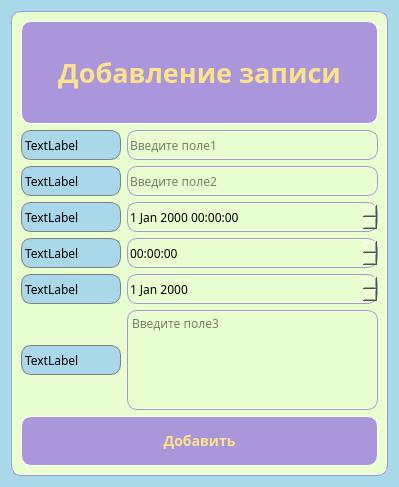
<?xml version="1.0" encoding="UTF-8"?>
<ui version="4.0">
 <class>Dialog</class>
 <widget class="QDialog" name="Dialog">
  <property name="geometry">
   <rect>
    <x>0</x>
    <y>0</y>
    <width>399</width>
    <height>487</height>
   </rect>
  </property>
  <property name="windowTitle">
   <string>Dialog</string>
  </property>
  <property name="styleSheet">
   <string notr="true">background-color: #A8D8EA;
font-family: arial rounded mt bold;</string>
  </property>
  <layout class="QVBoxLayout" name="verticalLayout_2">
   <item>
    <widget class="QFrame" name="frame">
     <property name="styleSheet">
      <string notr="true">background-color: #EAFFD0;
border-radius: 10px;
border: 1px solid #AA96DA;</string>
     </property>
     <property name="frameShape">
      <enum>QFrame::StyledPanel</enum>
     </property>
     <property name="frameShadow">
      <enum>QFrame::Raised</enum>
     </property>
     <layout class="QVBoxLayout" name="verticalLayout">
      <item>
       <widget class="QLabel" name="label_main_name">
        <property name="minimumSize">
         <size>
          <width>300</width>
          <height>100</height>
         </size>
        </property>
        <property name="font">
         <font>
          <family>arial rounded mt 13</family>
          <pointsize>20</pointsize>
          <bold>true</bold>
         </font>
        </property>
        <property name="styleSheet">
         <string notr="true">background-color: #AA96DA;
border-radius: 10px;
color: #FCE38A;
border: 1px solid white;</string>
        </property>
        <property name="text">
         <string>Добавление записи</string>
        </property>
        <property name="alignment">
         <set>Qt::AlignCenter</set>
        </property>
       </widget>
      </item>
      <item>
       <layout class="QHBoxLayout" name="horizontalLayout">
        <item>
         <widget class="QLabel" name="label">
          <property name="minimumSize">
           <size>
            <width>100</width>
            <height>0</height>
           </size>
          </property>
          <property name="styleSheet">
           <string notr="true">background-color: #A8D8EA;
border: 1px solid gray;</string>
          </property>
          <property name="text">
           <string>TextLabel</string>
          </property>
         </widget>
        </item>
        <item>
         <widget class="QLineEdit" name="lineEdit">
          <property name="minimumSize">
           <size>
            <width>0</width>
            <height>30</height>
           </size>
          </property>
          <property name="placeholderText">
           <string>Введите поле1</string>
          </property>
         </widget>
        </item>
       </layout>
      </item>
      <item>
       <layout class="QHBoxLayout" name="horizontalLayout_2">
        <item>
         <widget class="QLabel" name="label_2">
          <property name="minimumSize">
           <size>
            <width>100</width>
            <height>0</height>
           </size>
          </property>
          <property name="styleSheet">
           <string notr="true">background-color: #A8D8EA;
border: 1px solid gray;</string>
          </property>
          <property name="text">
           <string>TextLabel</string>
          </property>
         </widget>
        </item>
        <item>
         <widget class="QLineEdit" name="lineEdit_2">
          <property name="minimumSize">
           <size>
            <width>0</width>
            <height>30</height>
           </size>
          </property>
          <property name="placeholderText">
           <string>Введите поле2</string>
          </property>
         </widget>
        </item>
       </layout>
      </item>
      <item>
       <layout class="QHBoxLayout" name="horizontalLayout_3">
        <item>
         <widget class="QLabel" name="label_3">
          <property name="minimumSize">
           <size>
            <width>100</width>
            <height>0</height>
           </size>
          </property>
          <property name="maximumSize">
           <size>
            <width>100</width>
            <height>16777215</height>
           </size>
          </property>
          <property name="styleSheet">
           <string notr="true">background-color: #A8D8EA;
border: 1px solid gray;</string>
          </property>
          <property name="text">
           <string>TextLabel</string>
          </property>
         </widget>
        </item>
        <item>
         <widget class="QDateTimeEdit" name="dateTimeEdit">
          <property name="minimumSize">
           <size>
            <width>0</width>
            <height>30</height>
           </size>
          </property>
         </widget>
        </item>
       </layout>
      </item>
      <item>
       <layout class="QHBoxLayout" name="horizontalLayout_4">
        <item>
         <widget class="QLabel" name="label_4">
          <property name="minimumSize">
           <size>
            <width>100</width>
            <height>0</height>
           </size>
          </property>
          <property name="maximumSize">
           <size>
            <width>100</width>
            <height>16777215</height>
           </size>
          </property>
          <property name="styleSheet">
           <string notr="true">background-color: #A8D8EA;
border: 1px solid gray;</string>
          </property>
          <property name="text">
           <string>TextLabel</string>
          </property>
         </widget>
        </item>
        <item>
         <widget class="QTimeEdit" name="timeEdit">
          <property name="minimumSize">
           <size>
            <width>0</width>
            <height>30</height>
           </size>
          </property>
         </widget>
        </item>
       </layout>
      </item>
      <item>
       <layout class="QHBoxLayout" name="horizontalLayout_5">
        <item>
         <widget class="QLabel" name="label_5">
          <property name="minimumSize">
           <size>
            <width>100</width>
            <height>0</height>
           </size>
          </property>
          <property name="maximumSize">
           <size>
            <width>100</width>
            <height>16777215</height>
           </size>
          </property>
          <property name="styleSheet">
           <string notr="true">background-color: #A8D8EA;
border: 1px solid gray;</string>
          </property>
          <property name="text">
           <string>TextLabel</string>
          </property>
         </widget>
        </item>
        <item>
         <widget class="QDateEdit" name="dateEdit">
          <property name="minimumSize">
           <size>
            <width>0</width>
            <height>30</height>
           </size>
          </property>
         </widget>
        </item>
       </layout>
      </item>
      <item>
       <layout class="QHBoxLayout" name="horizontalLayout_6">
        <item>
         <widget class="QLabel" name="label_6">
          <property name="minimumSize">
           <size>
            <width>100</width>
            <height>30</height>
           </size>
          </property>
          <property name="maximumSize">
           <size>
            <width>16777215</width>
            <height>30</height>
           </size>
          </property>
          <property name="styleSheet">
           <string notr="true">background-color: #A8D8EA;
border: 1px solid gray;</string>
          </property>
          <property name="text">
           <string>TextLabel</string>
          </property>
         </widget>
        </item>
        <item>
         <widget class="QTextEdit" name="textEdit">
          <property name="minimumSize">
           <size>
            <width>0</width>
            <height>0</height>
           </size>
          </property>
          <property name="maximumSize">
           <size>
            <width>16777215</width>
            <height>100</height>
           </size>
          </property>
          <property name="placeholderText">
           <string>Введите поле3</string>
          </property>
         </widget>
        </item>
       </layout>
      </item>
      <item>
       <widget class="QPushButton" name="btn_new_entry">
        <property name="minimumSize">
         <size>
          <width>0</width>
          <height>50</height>
         </size>
        </property>
        <property name="font">
         <font>
          <family>arial rounded mt 13</family>
          <pointsize>-1</pointsize>
          <bold>true</bold>
         </font>
        </property>
        <property name="styleSheet">
         <string notr="true">QPushButton {
background-color: #AA96DA;
border-radius: 10px;
color: #FCE38A;
font-size: 14px;
border: 1px solid white
}
QPushButton:hover {
background-color: #F38181;
}
QPushButton:pressed {
background-color: #EAFFD0;
}</string>
        </property>
        <property name="text">
         <string>Добавить</string>
        </property>
        <property name="icon">
         <iconset resource="resources.qrc">
          <normaloff>:/icon/icons/add_FILL0_wght400_GRAD0_opsz24.svg</normaloff>:/icon/icons/add_FILL0_wght400_GRAD0_opsz24.svg</iconset>
        </property>
        <property name="iconSize">
         <size>
          <width>24</width>
          <height>24</height>
         </size>
        </property>
       </widget>
      </item>
     </layout>
    </widget>
   </item>
  </layout>
 </widget>
 <resources>
  <include location="resources.qrc"/>
 </resources>
 <connections/>
</ui>
